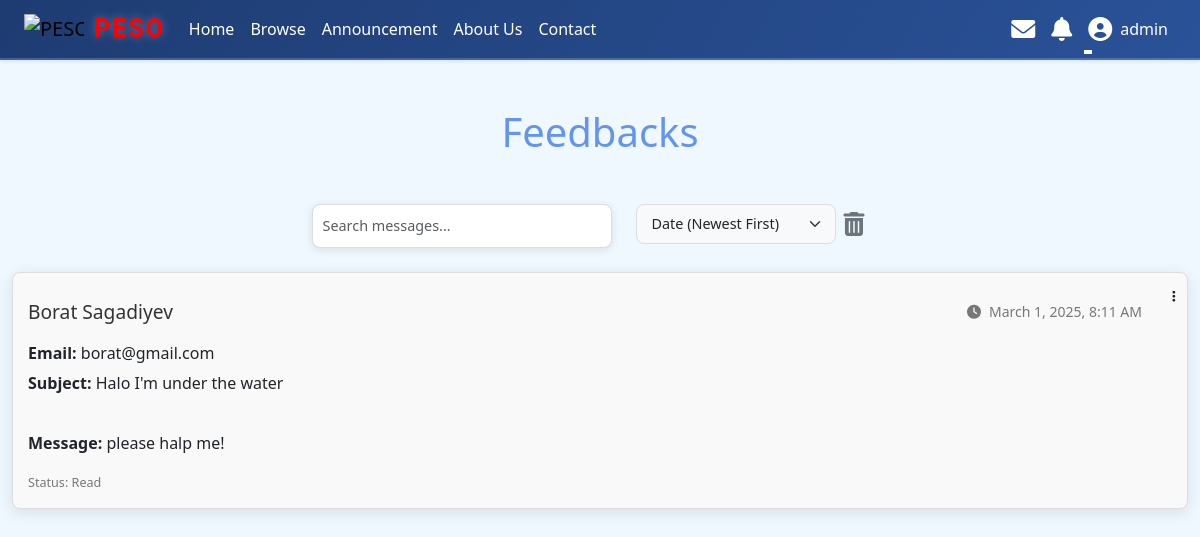
The page /admin/view_message.php (signed in) on the database its author committed.
### tables this page shows
CREATE TABLE `contacts` (
  `id` int(11) NOT NULL,
  `name` varchar(255) NOT NULL,
  `email` varchar(255) NOT NULL,
  `subject` varchar(255) NOT NULL,
  `message` text NOT NULL,
  `created_at` timestamp NOT NULL DEFAULT current_timestamp(),
  `is_read` tinyint(1) DEFAULT 0,
  `status` enum('active','deleted') DEFAULT 'active'
);

### admin/view_message.php (the view, shortened to what this page needs)
<?php
include '../includes/header.php';
$update_query = "UPDATE contacts SET is_read = 1 WHERE is_read = 0";
$conn->query($update_query);
$search = isset($_GET['search']) ? $_GET['search'] : '';
$sort = isset($_GET['sort']) ? $_GET['sort'] : 'created_at DESC';
if ($search) {
    $query = "SELECT c.*, u.id AS user_id FROM contacts c LEFT JOIN users u ON c.email = u.email
              WHERE (c.name LIKE ? OR c.email LIKE ? OR c.subject LIKE ?) AND c.status = 'active'
              ORDER BY $sort";
    $stmt = $conn->prepare($query);
    $search_term = "%$search%";
    $stmt->bind_param("sss", $search_term, $search_term, $search_term);
    $stmt->execute();
    $result = $stmt->get_result();
} else {
    $query = "SELECT c.*, u.id AS user_id FROM contacts c LEFT JOIN users u ON c.email = u.email
              WHERE c.status = 'active' ORDER BY $sort";
    $result = mysqli_query($conn, $query);
}
?>
<!DOCTYPE html>
<html lang="en">
<head>
    <link href="https://cdn.jsdelivr.net/npm/bootstrap@5.3.0/dist/css/bootstrap.min.css" rel="stylesheet">
    <link rel="stylesheet" href="https://cdnjs.cloudflare.com/ajax/libs/font-awesome/6.0.0-beta3/css/all.min.css">
    <link rel="stylesheet" href="/JOB/assets/view_message.css">
</head>
<body>
    <div class="container mt-5 center-container">
        <h1 class="text-center mb-5">Feedbacks</h1>
        <div class="search-sort-container d-flex justify-content-center mb-4">
            <div class="search-bar me-4">
                <form method="GET">
                    <input type="text" name="search" placeholder="Search messages..." class="form-control" value="<?= htmlspecialchars($search) ?>" />
                </form>
            </div>
            <div class="sorting me-4">
                <form method="GET" class="d-flex">
                    <select name="sort" class="form-select me-2" onchange="this.form.submit()">
                        <option value="created_at DESC" <?= $sort == 'created_at DESC' ? 'selected' : '' ?>>Date (Newest First)</option>
                    </select>
                    <div class="recycle-bin">
                        <a href="feedback_bin.php" title="Go to Feedback Bin">
                            <i class="fas fa-trash-alt fa-lg gray-icon"></i>
                        </a>
                    </div>
                </form>
            </div>
        </div>
        <?php if (mysqli_num_rows($result) > 0): ?>
            <?php while ($row = mysqli_fetch_assoc($result)): ?>
                <div class="message-card">
                    <div class="dropdown">
                        <button class="btn btn-link text-dark p-0" type="button" id="dropdownMenuButton<?= $row['id'] ?>" data-bs-toggle="dropdown" aria-expanded="false">
                            <i class="fas fa-ellipsis-vertical"></i>
                        </button>
                    </div>
                    <div class="message-header">
                        <h4><?= htmlspecialchars($row['name']) ?></h4><br><br>
                        <small><i class="fas fa-clock me-2"></i><?= date("F j, Y, g:i A", strtotime($row['created_at'])) ?></small>
                    </div>
                    <p class="message-body"><strong>Email:</strong> <?= htmlspecialchars($row['email']) ?></p>
                    <p class="message-body"><strong>Subject:</strong> <?= html_entity_decode(htmlspecialchars($row['subject'])) ?></p><br>
                    <p class="message-body"><strong>Message:</strong> <?= nl2br(html_entity_decode(htmlspecialchars($row['message']))) ?></p>
                    <div class="message-footer">
                        <small>Status: <?= $row['is_read'] ? 'Read' : 'Unread' ?></small>
                    </div>
                </div>
            <?php endwhile; ?>
        <?php else: ?>
            <p class="text-center text-muted">No messages received yet. You can also check the bin for deleted feedback</p>
        <?php endif; ?>
    </div>
</body>
</html>

### assets/header.css (style rules this page uses)
* { margin: 0; padding: 0; box-sizing: border-box; }
body { padding-top: 60px; }
.btn { font-size: 0.8rem; padding: 0.6rem 1.5rem; border: none; border-radius: 15px; cursor: pointer; transition: all 0.3s ease; text-transform: uppercase; font-weight: 500; letter-spacing: 0.5px; }

### assets/view_message.css (style rules this page uses)
* { margin: 0; padding: 0; box-sizing: border-box; }
.container { max-width: 1200px; }
.message-card { background: #ffffff; padding: 20px; border-radius: 12px; margin-bottom: 20px; box-shadow: 0 4px 16px rgba(0, 0, 0, 0.1); transition: box-shadow 0.3s ease, transform 0.3s ease; position: relative; }
.message-header { margin-right:30px; display: flex; justify-content: space-between; align-items: center; }
.message-header h4 { font-size: 1.4rem; margin: 0; color: #333; }
.message-header small { color: #777; }
.message-body { margin: 15px 0; font-size: 1rem; line-height: 1.6; }
.search-sort-container { display: flex; justify-content: center; gap: 0px; margin-bottom: 30px; }
.search-bar input { width: 300px; padding: 10px; border-radius: 8px; border: 1px solid #ddd; box-shadow: 0 2px 8px rgba(0, 0, 0, 0.1); }
.sorting select { padding: 8px 15px; width: 200px; border-radius: 8px; background-color: #f8f9fa; border: 1px solid #ddd; }
.sorting select, .search-bar input { font-size: 0.9rem; }
.message-footer { font-size: 0.9rem; color: #777; margin-top: 15px; }
h1 { color:cornflowerblue; }
.btn { font-size: 0.8rem; padding: 0.6rem 1.5rem; border-radius: 15px; cursor: pointer; transition: all 0.3s ease; text-transform: uppercase; font-weight: 500; letter-spacing: 0.5px; }
.dropdown { font-family: 'Segoe UI', Tahoma, Geneva, Verdana, sans-serif; }
body { background-color: #F0F8FF; }

### admin/view_message.php (style rules this page uses)
.message-card { position: relative; border: 1px solid #ddd; padding: 15px; margin-bottom: 20px; border-radius: 8px; background-color: #f9f9f9; }
.message-card .dropdown { position: absolute; top: 10px; right: 10px; z-index: 1000; }
.message-header h4 { margin: 0; font-size: 1.2rem; }
.message-body { margin: 5px 0; }
.gray-icon { margin-top:20px; color: #6c757d; font-size: 1.5rem; }

### rows shown on the page
contacts: name "Borat Sagadiyev", created_at "March 1, 2025, 8:11 AM", email "borat@gmail.com", subject "Halo I'm under the water", message "please halp me!", is_read "Read"

### other values the page prints
$_SESSION['username'] "admin"
